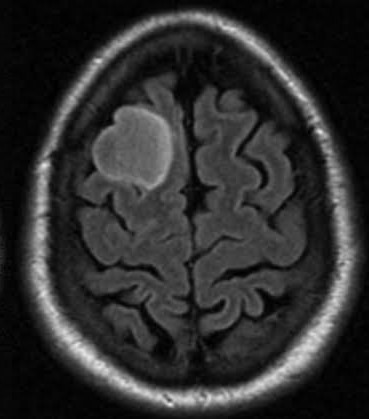
#> input picture data/Testing/glioma_tumor/image(100).jpg, 369 x 419 px, given as the content of the folder data/Training/, which was not available
$ python practice.py
#> lines starting #> are read from the running program, lines starting #| are printed output that depends on the picture; pictures that were not available may be replaced by others from this repository, and a replacement may not be noted
import numpy as np
import pandas as pd
import matplotlib.pyplot as plt
from sklearn.model_selection import train_test_split
from sklearn.metrics import accuracy_score
import os
import cv2
from sklearn.ensemble import RandomForestClassifier
from sklearn.model_selection import GridSearchCV
from joblib import Parallel, delayed

path = os.listdir('data/Training/')
classes = {'no_tumor': 0, 'pituitary_tumor': 1, 'glioma_tumor': 2, 'meningioma_tumor': 3}

def process_images(c):
    pth = 'data/Training/'+c
    X = []
    Y = []
    for i in os.listdir(pth):
        img = cv2.imread(pth + '/' + i, 0)
        img = cv2.resize(img, (200,200))
        X.append(img)
        Y.append(classes[c])
    return X, Y

results = Parallel(n_jobs=-1)(delayed(process_images)(c) for c in classes)
#> in process_images, img is the input picture: shape (419, 369); min 0, max 235, mean 46.5
#> in process_images, `img = cv2.resize(img, (200,200))`:
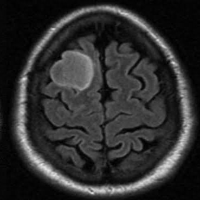
#> img: shape (200, 200); min 0, max 231, mean 46.4
#> in process_images (call 3), `pth = 'data/Training/'+c`: pth = 'data/Training/glioma_tumor'
#> pass 2 of the loop in process_images, `for i in os.listdir(pth):`:
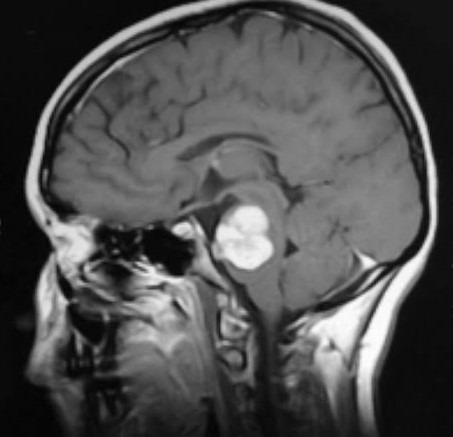
#> input picture data/Testing/glioma_tumor/image(17).jpg, 453 x 437 px, given as the content of the folder data/Training/, which was not available
#> in process_images, img is the input picture: shape (437, 453); min 1, max 255, mean 80.4
#> in process_images (call 3), `img = cv2.resize(img, (200,200))`:
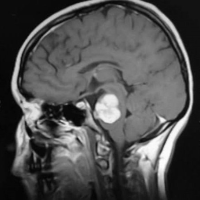
#> img: shape (200, 200); min 3, max 253, mean 80.3
#> pass 3 of the loop in process_images, `for i in os.listdir(pth):`:
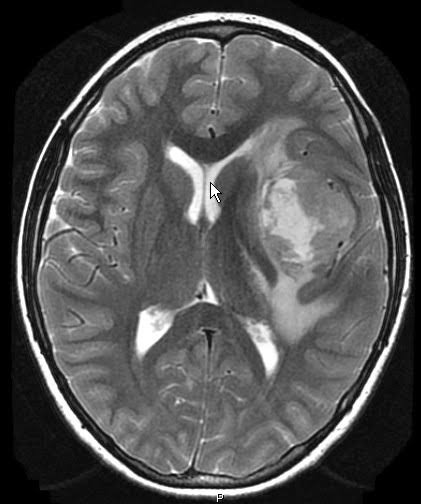
#> input picture data/Testing/glioma_tumor/image(18).jpg, 421 x 504 px, given as the content of the folder data/Training/, which was not available
#> in process_images, img is the input picture: shape (504, 421); min 0, max 255, mean 81.2
#> in process_images (call 3), `img = cv2.resize(img, (200,200))`:
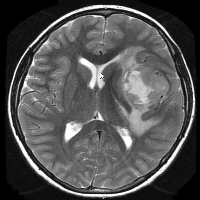
#> img: shape (200, 200); min 0, max 255, mean 81.1
#> call 4 of process_images, with c = 'meningioma_tumor'
#> in process_images (call 4), `pth = 'data/Training/'+c`: pth = 'data/Training/meningioma_tumor'
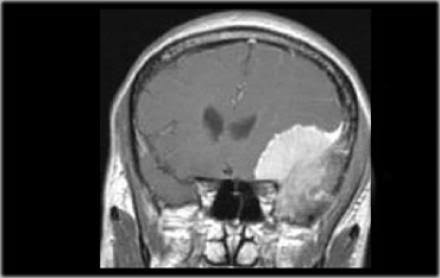
#> input picture data/Testing/meningioma_tumor/image(1).jpg, 440 x 278 px, given as the content of the folder data/Training/, which was not available
#> in process_images, img is the input picture: shape (278, 440); min 0, max 255, mean 71.8
#> in process_images (call 4), `img = cv2.resize(img, (200,200))`:
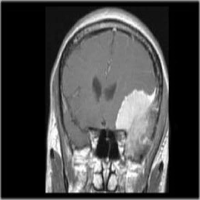
#> img: shape (200, 200); min 0, max 255, mean 71.8
#> results = 4 items

X = []
Y = []
for result in results:
    X.extend(result[0])
    Y.extend(result[1])
#> this loop made 4 passes
#> after the loop, X = 6 items; Y = [0, 1, 2, 2, 2, 3]

X = np.array(X)
Y = np.array(Y)
X_updated = X.reshape(len(X), -1)

x_train, x_test, y_train, y_test = train_test_split(X_updated, Y, random_state=10, test_size=.20)
#> y_train = [0, 2, 2, 1]; y_test = [2, 3]

# FEATURE SCALING
x_train = x_train/255
x_test = x_test/255

rf_model = RandomForestClassifier(n_jobs=-1)
rf_model.fit(x_train, y_train)

# Adjusting the Hyper-parameters
param_grid = {
    'n_estimators': [10, 50, 100, 200],
    'max_features': ['sqrt'],
    'max_depth': [10, 20, 30, None],
    'min_samples_split': [2, 5, 10],
    'min_samples_leaf': [1, 2, 4],
    'bootstrap': [True, False]
}


clf = GridSearchCV(rf_model, param_grid = param_grid, cv = 3, verbose=True, n_jobs=-1)
best_clf = clf.fit(x_train, y_train)
#| Fitting 3 folds for each of 288 candidates, totalling 864 fits
#> (the run stopped early here; a loop or call above may not have finished)
